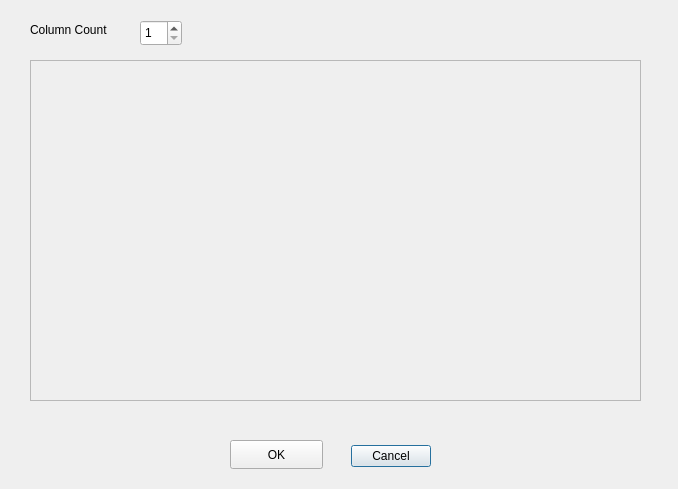
<?xml version="1.0" encoding="UTF-8"?>
<ui version="4.0">
 <class>NewTableInputDialog</class>
 <widget class="QDialog" name="NewTableInputDialog">
  <property name="geometry">
   <rect>
    <x>0</x>
    <y>0</y>
    <width>678</width>
    <height>489</height>
   </rect>
  </property>
  <property name="windowTitle">
   <string>Dialog</string>
  </property>
  <widget class="QDialogButtonBox" name="buttonBox">
   <property name="geometry">
    <rect>
     <x>320</x>
     <y>440</y>
     <width>141</width>
     <height>32</height>
    </rect>
   </property>
   <property name="orientation">
    <enum>Qt::Horizontal</enum>
   </property>
   <property name="standardButtons">
    <set>QDialogButtonBox::Cancel</set>
   </property>
   <property name="centerButtons">
    <bool>true</bool>
   </property>
  </widget>
  <widget class="QLabel" name="label">
   <property name="geometry">
    <rect>
     <x>30</x>
     <y>20</y>
     <width>101</width>
     <height>20</height>
    </rect>
   </property>
   <property name="text">
    <string>Column Count</string>
   </property>
  </widget>
  <widget class="QSpinBox" name="spinBox">
   <property name="geometry">
    <rect>
     <x>140</x>
     <y>20</y>
     <width>42</width>
     <height>26</height>
    </rect>
   </property>
   <property name="minimum">
    <number>1</number>
   </property>
   <property name="maximum">
    <number>100000</number>
   </property>
  </widget>
  <widget class="QScrollArea" name="scrollArea">
   <property name="geometry">
    <rect>
     <x>30</x>
     <y>60</y>
     <width>611</width>
     <height>341</height>
    </rect>
   </property>
   <property name="widgetResizable">
    <bool>false</bool>
   </property>
   <widget class="QWidget" name="scrollAreaWidgetContents">
    <property name="geometry">
     <rect>
      <x>0</x>
      <y>0</y>
      <width>609</width>
      <height>339</height>
     </rect>
    </property>
    <property name="sizePolicy">
     <sizepolicy hsizetype="Preferred" vsizetype="Preferred">
      <horstretch>0</horstretch>
      <verstretch>0</verstretch>
     </sizepolicy>
    </property>
    <widget class="QWidget" name="verticalLayoutWidget">
     <property name="geometry">
      <rect>
       <x>0</x>
       <y>0</y>
       <width>611</width>
       <height>341</height>
      </rect>
     </property>
     <layout class="QVBoxLayout" name="verticalLayout">
      <property name="spacing">
       <number>20</number>
      </property>
     </layout>
    </widget>
   </widget>
  </widget>
  <widget class="QPushButton" name="okButton">
   <property name="geometry">
    <rect>
     <x>230</x>
     <y>440</y>
     <width>93</width>
     <height>29</height>
    </rect>
   </property>
   <property name="text">
    <string>OK</string>
   </property>
  </widget>
 </widget>
 <resources/>
 <connections>
  <connection>
   <sender>buttonBox</sender>
   <signal>accepted()</signal>
   <receiver>NewTableInputDialog</receiver>
   <slot>accept()</slot>
   <hints>
    <hint type="sourcelabel">
     <x>248</x>
     <y>254</y>
    </hint>
    <hint type="destinationlabel">
     <x>157</x>
     <y>274</y>
    </hint>
   </hints>
  </connection>
  <connection>
   <sender>buttonBox</sender>
   <signal>rejected()</signal>
   <receiver>NewTableInputDialog</receiver>
   <slot>reject()</slot>
   <hints>
    <hint type="sourcelabel">
     <x>316</x>
     <y>260</y>
    </hint>
    <hint type="destinationlabel">
     <x>286</x>
     <y>274</y>
    </hint>
   </hints>
  </connection>
 </connections>
</ui>
